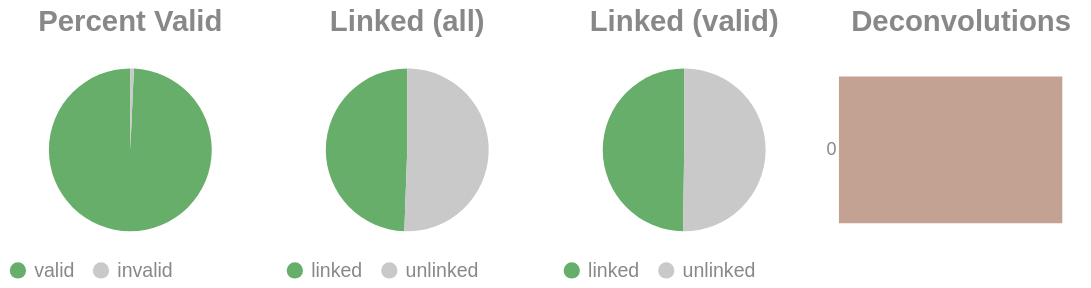

Notebook source saved alongside this figure:
### Code cell
if SKIPLR:
    pass
else:
    clash = Counter()
    for i in valids['molecule'].to_list():
        _mol = i.split("-")
        if len(_mol) == 1:
            clash.update('0')
        else:
            clash.update(_mol[-1])

    _d = {"deconvolutions": [], 'count': []}
    for k,v in clash.items():
        _d['deconvolutions'].append(k)
        _d['count'].append(v)

    tot_valid = valids['reads'].sum()
    mask = valids['reads'] >= 2
    n_linked_reads = valids.filter(mask)['reads'].sum()
    if n_linked_reads == 0:
        print_html("No linked molecules (>=2 reads) were detected; skipping linked-only distributions.")
        SKIPLR = True
    else:
        perc_valid = round(tot_valid / n_reads, 4)
        linked_perc_abs = round(n_linked_reads / n_reads, 4)
        linked_perc = round(n_linked_reads / tot_valid, 4)

    _valid = pl.DataFrame({"valids": ['valid', 'invalid'], "count": [tot_valid, n_reads - tot_valid]})
    _linked_abs = pl.DataFrame({"linked (absolute)": ['linked', 'unlinked'], "count": [n_linked_reads, n_reads - n_linked_reads]})
    _linked_rel = pl.DataFrame({"linked (valids)": ['linked', 'unlinked'], "count": [n_linked_reads, tot_valid - n_linked_reads]})

    (
        alt.hconcat(
            piechart(_valid, goodval = 'valid', title = "Percent Valid"),
            piechart(_linked_abs, goodval = "linked", title =  "Linked (all)"),
            piechart(_linked_rel, goodval = "linked", title =  "Linked (valid)"),
            convolutionbar(pl.DataFrame(_d), title = "Deconvolutions"),
            center = True,
            bounds = 'flush'
        )
        .resolve_scale(color='independent')
        .resolve_legend('independent')
        .properties(usermeta={'embedOptions': {"actions": False}})
    ).display()

### Figure 1 — Vega-Lite specification as saved in the notebook (floating-point values rounded to 4 significant figures)
{"width": "container", "height": 400, "config": {"title": {"anchor": "start", "dy": -15, "fontSize": 18, "color": "#888888", "subtitleColor": "#888888", "subtitleFontSize": 14}, "arc": {"fill": "#0072B2"}, "axis": {"domainColor": "#888888", "domainWidth": 0.5, "gridWidth": 0.2, "grid": false, "titleFontWeight": 400, "titleFontSize": 15, "labelFontSize": 11, "labelColor": "#888888", "tickColor": "#888888", "tickWidth": 0.2, "titleColor": "#888888"}, "axisBand": {"grid": false}, "axisX": {"grid": true, "tickSize": 10, "domainCap": "round"}, "axisY": {"domain": false, "grid": true, "tickSize": 0, "domainCap": "round"}, "background": "transparent", "header": {"labelFontSize": 15, "labelColor": "#888888", "titleFontSize": 15, "titleFontWeight": 600, "titleColor": "#888888"}, "legend": {"labelFont": "sans-serif", "labelFontSize": 12, "labelColor": "#888888", "symbolSize": 100, "symbolType": "circle", "titleFontSize": 12, "titlePadding": 10, "titleColor": "#888888", "title": null}, "range": {"category": ["#E69F00", "#56B4E9", "#009E73", "#F0E442", "#0072B2", "#D55E00", "#CC79A7", "#000000"], "diverging": ["#cfe8f3", "#a2d4ec", "#73bfe2", "#46abdb", "#1696d2", "#12719e"]}, "area": {"fill": "#0072B2", "fillOpacity": 0.7, "line": true, "strokeOpacity": 0.7}, "line": {"color": "#0072B2", "stroke": "#0072B2", "strokeWidth": 2}, "trail": {"color": "#0072B2", "stroke": "#0072B2", "strokeWidth": 0, "size": 1}, "point": {"filled": true, "fillOpacity": 1.0, "size": 95}, "text": {"color": "#888888", "fontSize": 11, "align": "right", "fontWeight": 400, "size": 11}, "bar": {"fill": "#0072B2", "stroke": null}, "view": {"stroke": null, "continuousWidth": 660, "continuousHeight": 400}}, "hconcat": [{"data": {"name": "data-0e40b199af66ebce5472fd18cf6c0d45"}, "mark": {"type": "arc"}, "encoding": {"color": {"field": "valids", "legend": {"orient": "bottom", "title": null}, "scale": {"domain": ["valid", "invalid"], "range": ["#68ae6b", "#C9C9C9"]}, "title": "Valids", "type": "nominal"}, "theta": {"field": "count", "type": "quantitative"}, "tooltip": [{"field": "valids", "title": "Valids", "type": "ordinal"}, {"field": "percent", "format": ".2%", "title": "Percent", "type": "quantitative"}, {"field": "count", "title": "Count", "type": "quantitative"}]}, "height": 100, "title": {"text": "Percent Valid", "align": "center", "anchor": "middle"}, "transform": [{"calculate": "datum.count / 2996728", "as": "percent"}], "width": 150}, {"data": {"name": "data-5d73605d377d1747529372bae7231688"}, "mark": {"type": "arc"}, "encoding": {"color": {"field": "linked (absolute)", "legend": {"orient": "bottom", "title": null}, "scale": {"domain": ["linked", "unlinked"], "range": ["#68ae6b", "#C9C9C9"]}, "title": "Linked (Absolute)", "type": "nominal"}, "theta": {"field": "count", "type": "quantitative"}, "tooltip": [{"field": "linked (absolute)", "title": "Linked (Absolute)", "type": "ordinal"}, {"field": "percent", "format": ".2%", "title": "Percent", "type": "quantitative"}, {"field": "count", "title": "Count", "type": "quantitative"}]}, "height": 100, "title": {"text": "Linked (all)", "align": "center", "anchor": "middle"}, "transform": [{"calculate": "datum.count / 2996728", "as": "percent"}], "width": 150}, {"data": {"name": "data-00b9ab66ca37c47533624fb357955f6b"}, "mark": {"type": "arc"}, "encoding": {"color": {"field": "linked (valids)", "legend": {"orient": "bottom", "title": null}, "scale": {"domain": ["linked", "unlinked"], "range": ["#68ae6b", "#C9C9C9"]}, "title": "Linked (Valids)", "type": "nominal"}, "theta": {"field": "count", "type": "quantitative"}, "tooltip": [{"field": "linked (valids)", "title": "Linked (Valids)", "type": "ordinal"}, {"field": "percent", "format": ".2%", "title": "Percent", "type": "quantitative"}, {"field": "count", "title": "Count", "type": "quantitative"}]}, "height": 100, "title": {"text": "Linked (valid)", "align": "center", "anchor": "middle"}, "transform": [{"calculate": "datum.count / 2975767", "as": "percent"}], "width": 150}, {"data": {"name": "data-730a2e7a397064c845d76623aa08fd57"}, "mark": {"type": "bar"}, "encoding": {"color": {"field": "deconvolutions", "legend": null, "scale": {"scheme": "lightgreyred"}, "type": "nominal"}, "tooltip": [{"field": "deconvolutions", "title": "Deconvolutions", "type": "ordinal"}, {"field": "percent", "format": ".2%", "title": "Percent", "type": "quantitative"}, {"field": "count", "title": "Count", "type": "quantitative"}], "x": {"axis": null, "field": "count", "type": "quantitative"}, "y": {"field": "deconvolutions", "sort": "ascending", "title": null, "type": "nominal"}}, "height": 100, "title": {"text": "Deconvolutions", "align": "center", "anchor": "middle"}, "transform": [{"calculate": "datum.count / 2011003", "as": "percent"}], "width": 150}], "bounds": "flush", "center": true, "resolve": {"legend": {"angle": "independent"}, "scale": {"color": "independent"}}, "usermeta": {"embedOptions": {"actions": false}}, "$schema": "https://vega.github.io/schema/vega-lite/v6.1.0.json", "datasets": {"data-0e40b199af66ebce5472fd18cf6c0d45": [{"valids": "valid", "count": 2975767}, {"valids": "invalid", "count": 20961}], "data-5d73605d377d1747529372bae7231688": [{"linked (absolute)": "linked", "count": 1481285}, {"linked (absolute)": "unlinked", "count": 1515443}], "data-00b9ab66ca37c47533624fb357955f6b": [{"linked (valids)": "linked", "count": 1481285}, {"linked (valids)": "unlinked", "count": 1494482}], "data-730a2e7a397064c845d76623aa08fd57": [{"deconvolutions": "0", "count": 2011003}]}}
